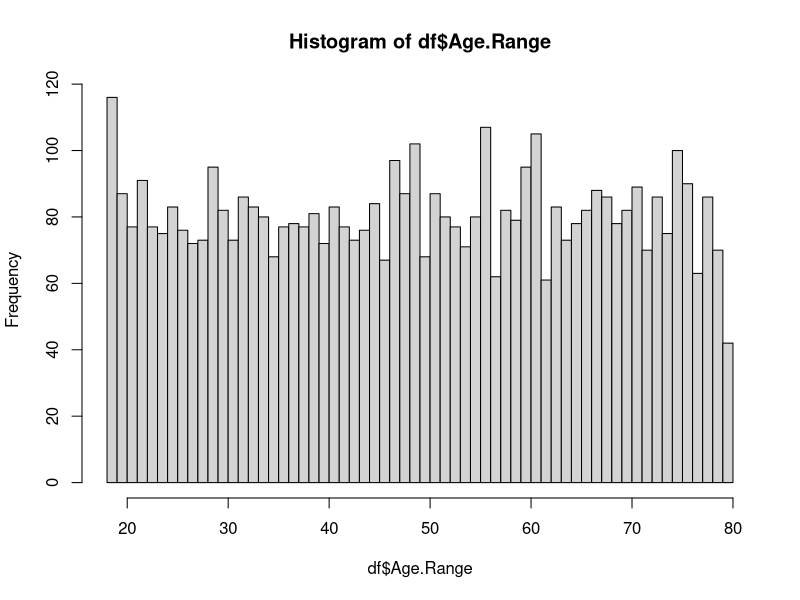
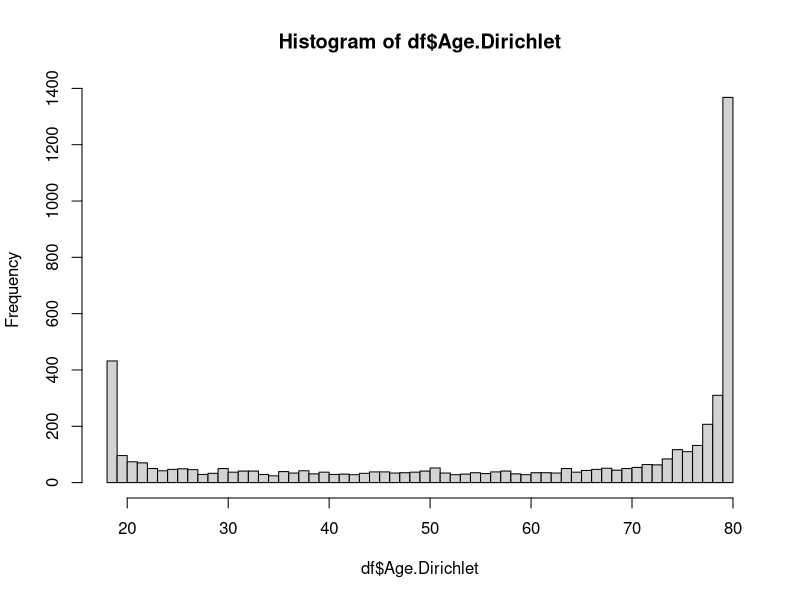

The R script that drew these images, in order:
rm(list=ls());
set.seed(197);

main <- function() {

#----- age in range
n <- 5000;
U1 <- runif(n);
A1 <- round(U1 * 18 + (1-U1) * 80);

#----- age via dirichlet
G1 <- rgamma(n, shape=0.2);
G2 <- rgamma(n, shape=0.4);
A2 <- round( (G1 * 18 + G2 * 80) / (G1 + G2) );


#----- combining
df <- data.frame(Age.Range=A1, Age.Dirichlet=A2);
print(head(df), row.names=F);

#----- testing
hist(df$Age.Range, breaks=50);

dev.new();
hist(df$Age.Dirichlet, breaks=50);


}

cat(rep('\n', 10)); main();
